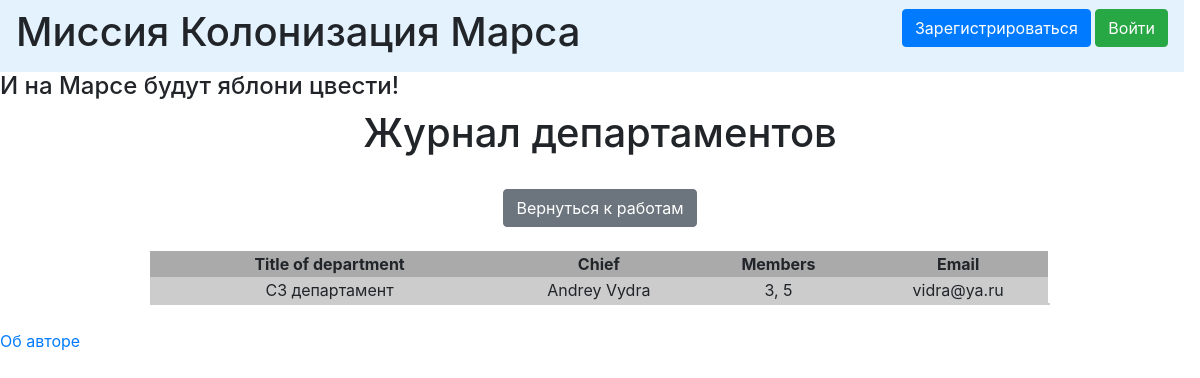
The page /departments on the database its author committed.
### data/departments.py (models this page shows)
class Departments(SqlAlchemyBase, SerializerMixin):
    __tablename__ = 'departments'
    id = sqlalchemy.Column(sqlalchemy.Integer,
                           primary_key=True, autoincrement=True)
    title = sqlalchemy.Column(sqlalchemy.String)
    chief = sqlalchemy.Column(sqlalchemy.Integer, sqlalchemy.ForeignKey('users.id'))
    members = sqlalchemy.Column(sqlalchemy.String)
    email = sqlalchemy.Column(sqlalchemy.String)
    user_id = sqlalchemy.Column(sqlalchemy.Integer)
    user = orm.relation("User")

### data/users.py (models this page shows, shortened)
class User(SqlAlchemyBase, UserMixin, SerializerMixin):
    __tablename__ = 'users'
    id = sqlalchemy.Column(sqlalchemy.Integer,
                           primary_key=True, autoincrement=True)
    surname = sqlalchemy.Column(sqlalchemy.String)
    name = sqlalchemy.Column(sqlalchemy.String)
    age = sqlalchemy.Column(sqlalchemy.Integer)
    position = sqlalchemy.Column(sqlalchemy.String)
    speciality = sqlalchemy.Column(sqlalchemy.String)
    address = sqlalchemy.Column(sqlalchemy.String)
    email = sqlalchemy.Column(sqlalchemy.String, unique=True)
    hashed_password = sqlalchemy.Column(sqlalchemy.String, nullable=True)
    modified_date = sqlalchemy.Column(sqlalchemy.DateTime)
    jobs = orm.relation("Jobs", back_populates='user')
    departments = orm.relation("Departments", back_populates='user')

### app.py (the view)
@app.route("/departments")
def departments():
    db_sess = db_session.create_session()
    deps = db_sess.query(Departments).all()
    return render_template("list_of_departments.html", departments=deps)

### data/db_session.py (called while the page is built)
def create_session() -> Session:
    global __factory
    return __factory()

### templates/list_of_departments.html (shortened to what this page needs)
{% extends "base.html" %}
{% block content %}
<h1>Журнал департаментов</h1>
<br>
<div>
<a href="/" class="btn btn-secondary">Вернуться к работам</a>
</div>
<br>
{% for item in departments %}
<div>
    <table width="100%">
        <tr bgcolor="#aaaaaa">
            <th width="40%">Title of department</th>
            <th width="20%">Chief</th>
            <th width="20%">Members</th>
            <th width="20%">Email</th>
        </tr>
        <tr bgcolor="#cccccc">
            <td>{{item.title}}</td>
            <td>{{item.user.name}} {{item.user.surname}}</td>
            <td>{{item.members}}</td>
            <td>{{item.email}}</td>
        </tr>
        <tr>
            <td bgcolor="#cccccc">
            </td>
            <td bgcolor="#cccccc"></td>
            <td bgcolor="#cccccc"></td>
            <td bgcolor="#cccccc"></td>
            <td bgcolor="#cccccc"></td>
        </tr>
    </table>
</div>
<br>
{% endfor %}
{% endblock %}

### rows shown on the page
Departments: title "СЗ департамент", user.name "Andrey", user.surname "Vydra", members "3, 5", email "vidra@ya.ru"
